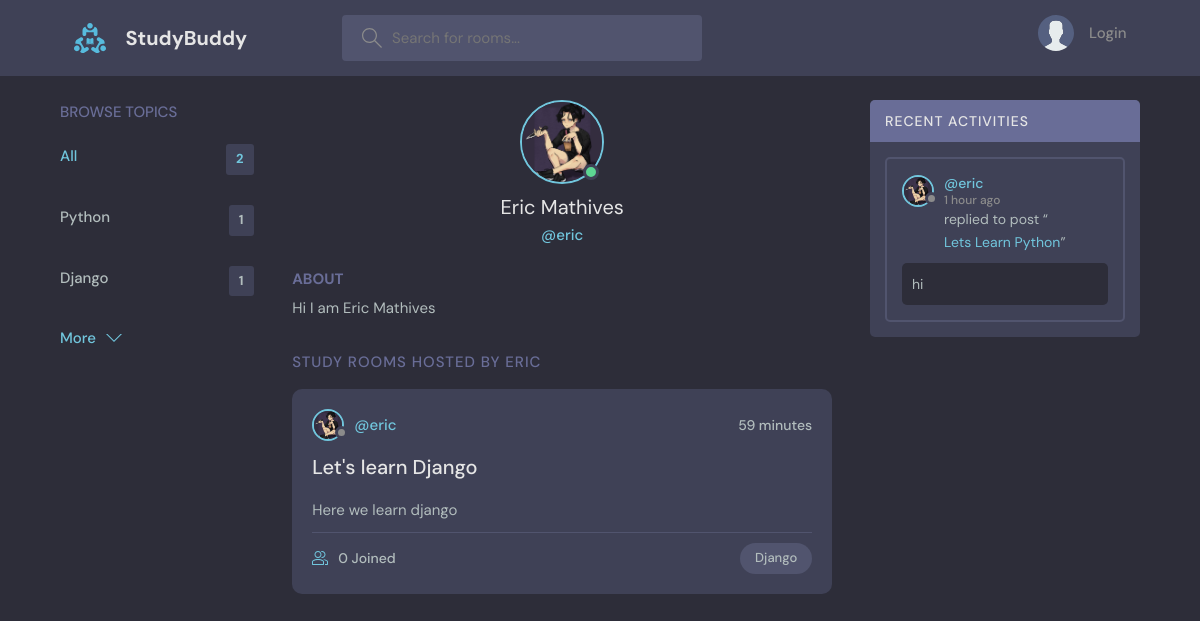
Screenshot of /profile/3/ with the database file from the repository.
### base/models.py (models this page shows, shortened)
class Topic(models.Model):
    name = models.CharField(max_length=200)

class User(AbstractUser):
    name = models.CharField(max_length=200, null=True)
    email = models.EmailField(null=True)
    bio = models.TextField(null=True)
    avatar = models.ImageField(null=True, default="avatar.svg")
    REQUIRED_FIELDS = []

class Room(models.Model):
    host = models.ForeignKey(User, on_delete=models.SET_NULL, null=True)
    topic = models.ForeignKey(Topic, on_delete=models.SET_NULL, null=True)
    name = models.CharField(max_length=200)
    description = models.TextField(null=True, blank=True)
    participants = models.ManyToManyField(User, related_name='participants', blank=True)
    updated = models.DateTimeField(auto_now=True)
    created = models.DateTimeField(auto_now_add=True)
    class Meta:
        ordering = ['-updated', '-created']
    def __str__(self):
        return self.name

class Message(models.Model):
    user = models.ForeignKey(User, on_delete=models.CASCADE)
    room = models.ForeignKey(Room, on_delete=models.CASCADE)
    body = models.TextField()
    updated = models.DateTimeField(auto_now=True)
    created = models.DateTimeField(auto_now_add=True)
    class Meta:
        ordering = ['-updated', '-created']
    def __str__(self):
        return self.body[0:50]

### base/views.py (the view)
# urls.py: path('profile/<str:pk>/', views.user_profile, name="user-profile"),
def user_profile(request, pk):
    selected_user = User.objects.get(id=pk)
    rooms = selected_user.room_set.all()
    recent_messages = selected_user.message_set.all()
    topics = Topic.objects.all()
    context = {'user': selected_user, 'rooms': rooms, 'recent_messages': recent_messages, 'topics': topics}
    return render(request, 'base/profile.html', context)

### base/templates/base/profile.html (shortened to what this page needs)
{% extends 'main.html' %}
{% block content %}
<main class="profile-page layout layout--3">
  <div class="container">
    {% include 'base/topics_component.html' %}
    <div class="roomList">
      <div class="profile">
        <div class="profile__avatar">
          <div class="avatar avatar--large active">
            <img src="{{ user.avatar.url }}" />
          </div>
        </div>
        <div class="profile__info">
          <h3>{{ user.name }}</h3>
          <p>@{{ user.username }}</p>
        </div>
        <div class="profile__about">
          <h3>About</h3>
          <p>
            {{ user.bio }}
          </p>
        </div>
      </div>
      <div class="roomList__header">
        <div>
          <h2>Study Rooms Hosted by {{ user.username }}
          </h2>
        </div>
      </div>
      {% include 'base/feed_component.html' %}
    </div>
    {% include 'base/activity_component.html' %}
  </div>
</main>
{% endblock content %}

### templates/main.html (shortened to what this page needs)
<!DOCTYPE html>
{% load static %}
<html lang="en">
  <head>
    <link rel="stylesheet" href="{% static 'styles/style.css' %}" />
  </head>
  <body>
    {% include 'navbar.html' %}
    {% block content %}
    {% endblock %}
  </body>
</html>

### templates/navbar.html (shortened to what this page needs)
{% load static %}
<header class="header header--loggedIn">
  <div class="container">
    <a href="{% url 'home' %}" class="header__logo">
      <img src="{% static 'images/logo.svg'%}" />
      <h1>StudyBuddy</h1>
    </a>
    <form class="header__search" method="GET" action="{% url 'home' %}">
      <label>
        <input name="q" placeholder="Search for rooms..." />
      </label>
    </form>
    <nav class="header__menu">
    {% if request.user.is_authenticated %}
      <div class="header__user">
        <a href="{% url 'user-profile' request.user.id %}">
          <div class="avatar avatar--medium active">
            <img src="{{ request.user.avatar.url }}" />
          </div>
          <p>{{ request.user.name }} <span>@{{ request.user.username }}</span></p>
        </a>
        <button class="dropdown-button">
          <svg version="1.1" xmlns="http://www.w3.org/2000/svg" width="32" height="32" viewBox="0 0 32 32">
            <title>chevron-down</title>
            <path d="M16 21l-13-13h-3l16 16 16-16h-3l-13 13z"></path>
          </svg>
        </button>
      </div>
      <div class="dropdown-menu">
        <a href="{% url 'update-user' %}" class="dropdown-link"
          ><svg version="1.1" xmlns="http://www.w3.org/2000/svg" width="32" height="32" viewBox="0 0 32 32">
            <title>tools</title>
            <path
              d="M27.465 32c-1.211 0-2.35-0.471-3.207-1.328l-9.392-9.391c-2.369 0.898-4.898 0.951-7.355 0.15-3.274-1.074-5.869-3.67-6.943-6.942-0.879-2.682-0.734-5.45 0.419-8.004 0.135-0.299 0.408-0.512 0.731-0.572 0.32-0.051 0.654 0.045 0.887 0.277l5.394 5.395 3.586-3.586-5.394-5.395c-0.232-0.232-0.336-0.564-0.276-0.887s0.272-0.596 0.572-0.732c2.552-1.152 5.318-1.295 8.001-0.418 3.274 1.074 5.869 3.67 6.943 6.942 0.806 2.457 0.752 4.987-0.15 7.358l9.392 9.391c0.844 0.842 1.328 2.012 1.328 3.207-0 2.5-2.034 4.535-4.535 4.535zM15.101 19.102c0.26 0 0.516 0.102 0.707 0.293l9.864 9.863c0.479 0.479 1.116 0.742 1.793 0.742 1.398 0 2.535-1.137 2.535-2.535 0-0.668-0.27-1.322-0.742-1.793l-9.864-9.863c-0.294-0.295-0.376-0.74-0.204-1.119 0.943-2.090 1.061-4.357 0.341-6.555-0.863-2.631-3.034-4.801-5.665-5.666-1.713-0.561-3.468-0.609-5.145-0.164l4.986 4.988c0.391 0.391 0.391 1.023 0 1.414l-5 5c-0.188 0.188-0.441 0.293-0.707 0.293s-0.52-0.105-0.707-0.293l-4.987-4.988c-0.45 1.682-0.397 3.436 0.164 5.146 0.863 2.631 3.034 4.801 5.665 5.666 2.2 0.721 4.466 0.604 6.555-0.342 0.132-0.059 0.271-0.088 0.411-0.088z"
            ></path>
          </svg>
          Settings</a
        >
        <a href="{% url 'logout' %}" class="dropdown-link"
          ><svg version="1.1" xmlns="http://www.w3.org/2000/svg" width="32" height="32" viewBox="0 0 32 32">
            <title>sign-out</title>
            <path
              d="M3 0h22c0.553 0 1 0 1 0.553l-0 3.447h-2v-2h-20v28h20v-2h2l0 3.447c0 0.553-0.447 0.553-1 0.553h-22c-0.553 0-1-0.447-1-1v-30c0-0.553 0.447-1 1-1z"
            ></path>
            <path
              d="M21.879 21.293l1.414 1.414 6.707-6.707-6.707-6.707-1.414 1.414 4.293 4.293h-14.172v2h14.172l-4.293 4.293z"
            ></path>
          </svg>
          Logout</a
        >
      </div>
    {% else %}
      <a href="{% url 'login' %}">
        <img src="{% static 'images/avatar.svg' %}" />
        <p>Login</p>
      </a>
    {% endif %}
    </nav>
  </div>
</header>

### base/templates/base/topics_component.html
<div class="topics">
  <div class="topics__header">
    <h2>Browse Topics</h2>
  </div>
  <ul class="topics__list">
    <li>
      <a href="{% url 'home' %}" class="active">All <span>{{ topics.count }}</span></a>
    </li>
    {% for topic in topics %}
        <li>
            <a href="{% url 'home' %}?q={{ topic.name }}">{{ topic.name }} <span>{{ topic.room_set.all.count }}</span></a>
        </li>
    {% endfor %}
  </ul>
  <a class="btn btn--link" href="{% url 'topics' %}">
    More
    <svg version="1.1" xmlns="http://www.w3.org/2000/svg" width="32" height="32" viewBox="0 0 32 32">
      <title>chevron-down</title>
      <path d="M16 21l-13-13h-3l16 16 16-16h-3l-13 13z"></path>
    </svg>
  </a>
</div>

### base/templates/base/feed_component.html (shortened to what this page needs)
{% for room in rooms %}
<div class="roomListRoom">
    <div class="roomListRoom__header">
        <a href="{% url 'user-profile' room.host.id %}" class="roomListRoom__author">
        <div class="avatar avatar--small">
          <img src="{{ room.host.avatar.url }}" />
        </div>
        <span>@{{ room.host.username }}</span>
        </a>
        <div class="roomListRoom__actions">
        <span>{{ room.created|timesince}}</span>
        </div>
    </div>
    <div class="roomListRoom__content">
        <a href="{% url 'room' room.id %}">{{ room.name }}</a>
        <p>
        {{ room.description|truncatewords:32 }}
        </p>
    </div>
    <div class="roomListRoom__meta">
        <a href="{% url 'room' room.id %}" class="roomListRoom__joined">
          {{ room.participants.count }} Joined
        </a>
        <p class="roomListRoom__topic">{{ room.topic.name }}</p>
    </div>
</div>
{% endfor %}

### base/templates/base/activity_component.html (shortened to what this page needs)
<div class="activities">
    <div class="activities__header">
        <h2>Recent Activities</h2>
    </div>
    {% for message in recent_messages %}
        <div class="activities__box">
            <div class="activities__boxHeader roomListRoom__header">
                <a href="{% url 'user-profile' message.user.id %}" class="roomListRoom__author">
                    <div class="avatar avatar--small">
                      <img src="{{ message.user.avatar.url }}" />
                    </div>
                    <p>
                      @{{ message.user }}
                      <span>{{ message.created | timesince }} ago</span>
                    </p>
                </a>
            </div>
            <div class="activities__boxContent">
                <p>replied to post “<a href="{% url 'room' message.room.id %}">{{ message.room }}</a>”</p>
                <div class="activities__boxRoomContent">
                {{ message }}
                </div>
            </div>
        </div>
    {% endfor %}
</div>

### rows the page displays
Topic: name "Python", room_set.all.count "1"
Topic: name "Django", room_set.all.count "1"
User: avatar (picture), name "Eric Mathives", username "eric", bio "Hi I am Eric Mathives", username "ERIC"
Room: host.avatar (picture), host.username "eric", created "59 minutes", name "Let's learn Django", description "Here we learn django", participants.count "0", topic.name "Django"
Message: user.avatar (picture), user "eric", created "1 hour", room "Lets Learn Python", body "hi"

### other values shown
{{ topics.count }} "2"
